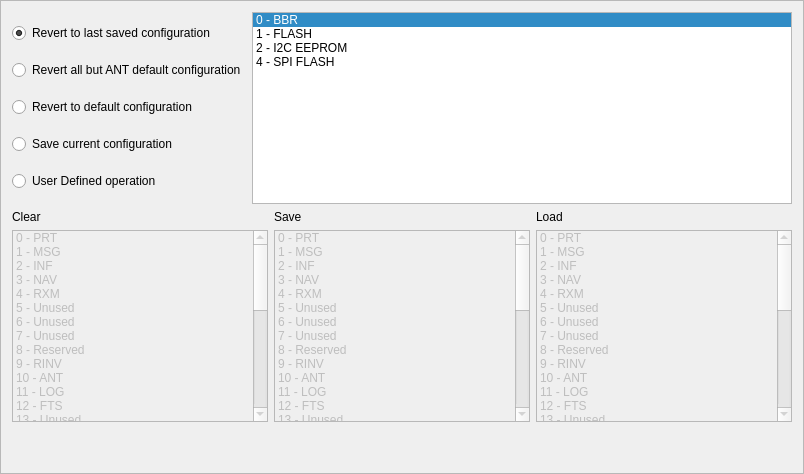
                <widget class="QFrame" name="frameCFG">
                 <property name="frameShape">
                  <enum>QFrame::StyledPanel</enum>
                 </property>
                 <property name="frameShadow">
                  <enum>QFrame::Raised</enum>
                 </property>
                 <layout class="QVBoxLayout" name="verticalLayout_6">
                  <item>
                   <layout class="QHBoxLayout" name="horizontalLayout_14">
                    <item>
                     <layout class="QVBoxLayout" name="verticalLayout">
                      <item>
                       <widget class="QRadioButton" name="radioCFGRevert">
                        <property name="text">
                         <string>Revert to last saved configuration</string>
                        </property>
                        <property name="checked">
                         <bool>true</bool>
                        </property>
                       </widget>
                      </item>
                      <item>
                       <widget class="QRadioButton" name="radioCFGRevertANT">
                        <property name="text">
                         <string>Revert all but ANT default configuration</string>
                        </property>
                       </widget>
                      </item>
                      <item>
                       <widget class="QRadioButton" name="radioCFGDefault">
                        <property name="text">
                         <string>Revert to default configuration</string>
                        </property>
                       </widget>
                      </item>
                      <item>
                       <widget class="QRadioButton" name="radioCFGSave">
                        <property name="text">
                         <string>Save current configuration</string>
                        </property>
                       </widget>
                      </item>
                      <item>
                       <widget class="QRadioButton" name="radioButton">
                        <property name="text">
                         <string>User Defined operation</string>
                        </property>
                       </widget>
                      </item>
                     </layout>
                    </item>
                    <item>
                     <widget class="QListWidget" name="listCFGMem">
                      <property name="movement">
                       <enum>QListView::Static</enum>
                      </property>
                      <property name="flow">
                       <enum>QListView::TopToBottom</enum>
                      </property>
                      <property name="uniformItemSizes">
                       <bool>false</bool>
                      </property>
                      <property name="currentRow">
                       <number>0</number>
                      </property>
                      <item>
                       <property name="text">
                        <string>0 - BBR</string>
                       </property>
                      </item>
                      <item>
                       <property name="text">
                        <string>1 - FLASH</string>
                       </property>
                      </item>
                      <item>
                       <property name="text">
                        <string>2 - I2C EEPROM</string>
                       </property>
                      </item>
                      <item>
                       <property name="text">
                        <string>4 - SPI FLASH</string>
                       </property>
                      </item>
                     </widget>
                    </item>
                   </layout>
                  </item>
                  <item>
                   <layout class="QGridLayout" name="gridLayout_13">
                    <item row="0" column="1">
                     <widget class="QLabel" name="label_75">
                      <property name="text">
                       <string>Save</string>
                      </property>
                     </widget>
                    </item>
                    <item row="0" column="2">
                     <widget class="QLabel" name="label_76">
                      <property name="text">
                       <string>Load</string>
                      </property>
                     </widget>
                    </item>
                    <item row="0" column="0">
                     <widget class="QLabel" name="label_74">
                      <property name="text">
                       <string>Clear</string>
                      </property>
                     </widget>
                    </item>
                    <item row="1" column="0">
                     <widget class="QListWidget" name="listCFGClear">
                      <property name="enabled">
                       <bool>false</bool>
                      </property>
                      <property name="selectionMode">
                       <enum>QAbstractItemView::ExtendedSelection</enum>
                      </property>
                      <property name="layoutMode">
                       <enum>QListView::SinglePass</enum>
                      </property>
                      <item>
                       <property name="text">
                        <string>0 - PRT</string>
                       </property>
                      </item>
                      <item>
                       <property name="text">
                        <string>1 - MSG</string>
                       </property>
                      </item>
                      <item>
                       <property name="text">
                        <string>2 - INF</string>
                       </property>
                      </item>
                      <item>
                       <property name="text">
                        <string>3 - NAV</string>
                       </property>
                      </item>
                      <item>
                       <property name="text">
                        <string>4 - RXM</string>
                       </property>
                      </item>
                      <item>
                       <property name="text">
                        <string>5 - Unused</string>
                       </property>
                      </item>
                      <item>
                       <property name="text">
                        <string>6 - Unused</string>
                       </property>
                      </item>
                      <item>
                       <property name="text">
                        <string>7 - Unused</string>
                       </property>
                      </item>
                      <item>
                       <property name="text">
                        <string>8 - Reserved</string>
                       </property>
                      </item>
                      <item>
                       <property name="text">
                        <string>9 - RINV</string>
                       </property>
                      </item>
                      <item>
                       <property name="text">
                        <string>10 - ANT</string>
                       </property>
                      </item>
                      <item>
                       <property name="text">
                        <string>11 - LOG</string>
                       </property>
                      </item>
                      <item>
                       <property name="text">
                        <string>12 - FTS</string>
                       </property>
                      </item>
                      <item>
                       <property name="text">
                        <string>13 - Unused</string>
                       </property>
                      </item>
                      <item>
                       <property name="text">
                        <string>14 - Unused</string>
                       </property>
                      </item>
                      <item>
                       <property name="text">
                        <string>15 - Unused</string>
                       </property>
                      </item>
                      <item>
                       <property name="text">
                        <string>16 - Reserved</string>
                       </property>
                      </item>
                      <item>
                       <property name="text">
                        <string>17 - Reserved</string>
                       </property>
                      </item>
                      <item>
                       <property name="text">
                        <string>18 - Reserved</string>
                       </property>
                      </item>
                      <item>
                       <property name="text">
                        <string>19 - Reserved</string>
                       </property>
                      </item>
                      <item>
                       <property name="text">
                        <string>20 - Reserved</string>
                       </property>
                      </item>
                      <item>
                       <property name="text">
                        <string>21 - Reserved</string>
                       </property>
                      </item>
                      <item>
                       <property name="text">
                        <string>22 - Reserved</string>
                       </property>
                      </item>
                      <item>
                       <property name="text">
                        <string>23 - Reserved</string>
                       </property>
                      </item>
                      <item>
                       <property name="text">
                        <string>24 - Reserved</string>
                       </property>
                      </item>
                      <item>
                       <property name="text">
                        <string>25 - Reserved</string>
                       </property>
                      </item>
                      <item>
                       <property name="text">
                        <string>26 - Reserved</string>
                       </property>
                      </item>
                      <item>
                       <property name="text">
                        <string>27 - Reserved</string>
                       </property>
                      </item>
                      <item>
                       <property name="text">
                        <string>28 - Reserved</string>
                       </property>
                      </item>
                      <item>
                       <property name="text">
                        <string>29 - NKD-AOP</string>
                       </property>
                      </item>
                      <item>
                       <property name="text">
                        <string>30 - Reserved</string>
                       </property>
                      </item>
                      <item>
                       <property name="text">
                        <string>31 - Reserved</string>
                       </property>
                      </item>
                     </widget>
                    </item>
                    <item row="1" column="1">
                     <widget class="QListWidget" name="listCFGSave">
                      <property name="enabled">
                       <bool>false</bool>
                      </property>
                      <property name="selectionMode">
                       <enum>QAbstractItemView::ExtendedSelection</enum>
                      </property>
                      <property name="layoutMode">
                       <enum>QListView::SinglePass</enum>
                      </property>
                      <item>
                       <property name="text">
                        <string>0 - PRT</string>
                       </property>
                      </item>
                      <item>
                       <property name="text">
                        <string>1 - MSG</string>
                       </property>
                      </item>
                      <item>
                       <property name="text">
                        <string>2 - INF</string>
                       </property>
                      </item>
                      <item>
                       <property name="text">
                        <string>3 - NAV</string>
                       </property>
                      </item>
                      <item>
                       <property name="text">
                        <string>4 - RXM</string>
                       </property>
                      </item>
                      <item>
                       <property name="text">
                        <string>5 - Unused</string>
                       </property>
                      </item>
                      <item>
                       <property name="text">
                        <string>6 - Unused</string>
                       </property>
                      </item>
                      <item>
                       <property name="text">
                        <string>7 - Unused</string>
                       </property>
                      </item>
                      <item>
                       <property name="text">
                        <string>8 - Reserved</string>
                       </property>
                      </item>
                      <item>
                       <property name="text">
                        <string>9 - RINV</string>
                       </property>
                      </item>
                      <item>
                       <property name="text">
                        <string>10 - ANT</string>
                       </property>
                      </item>
                      <item>
                       <property name="text">
                        <string>11 - LOG</string>
                       </property>
                      </item>
                      <item>
                       <property name="text">
                        <string>12 - FTS</string>
                       </property>
                      </item>
                      <item>
                       <property name="text">
                        <string>13 - Unused</string>
                       </property>
                      </item>
                      <item>
                       <property name="text">
                        <string>14 - Unused</string>
                       </property>
                      </item>
                      <item>
                       <property name="text">
                        <string>15 - Unused</string>
                       </property>
                      </item>
                      <item>
                       <property name="text">
                        <string>16 - Reserved</string>
                       </property>
                      </item>
                      <item>
                       <property name="text">
                        <string>17 - Reserved</string>
                       </property>
                      </item>
                      <item>
                       <property name="text">
                        <string>18 - Reserved</string>
                       </property>
                      </item>
                      <item>
                       <property name="text">
                        <string>19 - Reserved</string>
                       </property>
                      </item>
                      <item>
                       <property name="text">
                        <string>20 - Reserved</string>
                       </property>
                      </item>
                      <item>
                       <property name="text">
                        <string>21 - Reserved</string>
                       </property>
                      </item>
                      <item>
                       <property name="text">
                        <string>22 - Reserved</string>
                       </property>
                      </item>
                      <item>
                       <property name="text">
                        <string>23 - Reserved</string>
                       </property>
                      </item>
                      <item>
                       <property name="text">
                        <string>24 - Reserved</string>
                       </property>
                      </item>
                      <item>
                       <property name="text">
                        <string>25 - Reserved</string>
                       </property>
                      </item>
                      <item>
                       <property name="text">
                        <string>26 - Reserved</string>
                       </property>
                      </item>
                      <item>
                       <property name="text">
                        <string>27 - Reserved</string>
                       </property>
                      </item>
                      <item>
                       <property name="text">
                        <string>28 - Reserved</string>
                       </property>
                      </item>
                      <item>
                       <property name="text">
                        <string>29 - NKD-AOP</string>
                       </property>
                      </item>
                      <item>
                       <property name="text">
                        <string>30 - Reserved</string>
                       </property>
                      </item>
                      <item>
                       <property name="text">
                        <string>31 - Reserved</string>
                       </property>
                      </item>
                     </widget>
                    </item>
                    <item row="1" column="2">
                     <widget class="QListWidget" name="listCFGLoad">
                      <property name="enabled">
                       <bool>false</bool>
                      </property>
                      <property name="selectionMode">
                       <enum>QAbstractItemView::ExtendedSelection</enum>
                      </property>
                      <property name="layoutMode">
                       <enum>QListView::SinglePass</enum>
                      </property>
                      <item>
                       <property name="text">
                        <string>0 - PRT</string>
                       </property>
                      </item>
                      <item>
                       <property name="text">
                        <string>1 - MSG</string>
                       </property>
                      </item>
                      <item>
                       <property name="text">
                        <string>2 - INF</string>
                       </property>
                      </item>
                      <item>
                       <property name="text">
                        <string>3 - NAV</string>
                       </property>
                      </item>
                      <item>
                       <property name="text">
                        <string>4 - RXM</string>
                       </property>
                      </item>
                      <item>
                       <property name="text">
                        <string>5 - Unused</string>
                       </property>
                      </item>
                      <item>
                       <property name="text">
                        <string>6 - Unused</string>
                       </property>
                      </item>
                      <item>
                       <property name="text">
                        <string>7 - Unused</string>
                       </property>
                      </item>
                      <item>
                       <property name="text">
                        <string>8 - Reserved</string>
                       </property>
                      </item>
                      <item>
                       <property name="text">
                        <string>9 - RINV</string>
                       </property>
                      </item>
                      <item>
                       <property name="text">
                        <string>10 - ANT</string>
                       </property>
                      </item>
                      <item>
                       <property name="text">
                        <string>11 - LOG</string>
                       </property>
                      </item>
                      <item>
                       <property name="text">
                        <string>12 - FTS</string>
                       </property>
                      </item>
                      <item>
                       <property name="text">
                        <string>13 - Unused</string>
                       </property>
                      </item>
                      <item>
                       <property name="text">
                        <string>14 - Unused</string>
                       </property>
                      </item>
                      <item>
                       <property name="text">
                        <string>15 - Unused</string>
                       </property>
                      </item>
                      <item>
                       <property name="text">
                        <string>16 - Reserved</string>
                       </property>
                      </item>
                      <item>
                       <property name="text">
                        <string>17 - Reserved</string>
                       </property>
                      </item>
                      <item>
                       <property name="text">
                        <string>18 - Reserved</string>
                       </property>
                      </item>
                      <item>
                       <property name="text">
                        <string>19 - Reserved</string>
                       </property>
                      </item>
                      <item>
                       <property name="text">
                        <string>20 - Reserved</string>
                       </property>
                      </item>
                      <item>
                       <property name="text">
                        <string>21 - Reserved</string>
                       </property>
                      </item>
                      <item>
                       <property name="text">
                        <string>22 - Reserved</string>
                       </property>
                      </item>
                      <item>
                       <property name="text">
                        <string>23 - Reserved</string>
                       </property>
                      </item>
                      <item>
                       <property name="text">
                        <string>24 - Reserved</string>
                       </property>
                      </item>
                      <item>
                       <property name="text">
                        <string>25 - Reserved</string>
                       </property>
                      </item>
                      <item>
                       <property name="text">
                        <string>26 - Reserved</string>
                       </property>
                      </item>
                      <item>
                       <property name="text">
                        <string>27 - Reserved</string>
                       </property>
                      </item>
                      <item>
                       <property name="text">
                        <string>28 - Reserved</string>
                       </property>
                      </item>
                      <item>
                       <property name="text">
                        <string>29 - NKD-AOP</string>
                       </property>
                      </item>
                      <item>
                       <property name="text">
                        <string>30 - Reserved</string>
                       </property>
                      </item>
                      <item>
                       <property name="text">
                        <string>31 - Reserved</string>
                       </property>
                      </item>
                     </widget>
                    </item>
                   </layout>
                  </item>
                  <item>
                   <spacer name="verticalSpacer_16">
                    <property name="orientation">
                     <enum>Qt::Vertical</enum>
                    </property>
                    <property name="sizeHint" stdset="0">
                     <size>
                      <width>20</width>
                      <height>40</height>
                     </size>
                    </property>
                   </spacer>
                  </item>
                 </layout>
                </widget>
